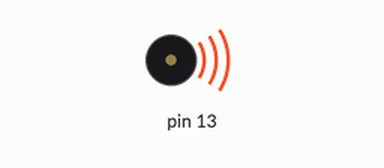
This sketch was run on a simulated Arduino Uno, built with avr-gcc and run on an emulated ATmega328P. Shown: buzzer (waves = sounding). What the sketch prints to the serial monitor is not drawn. At 16.0 s the program stops and its outputs stay as they are.

Above: at 0.3 s.
At 1.4 s:
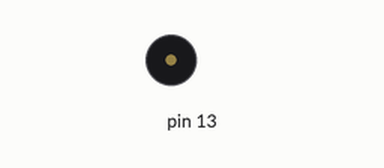
Timing chart, 0 to 6.9 s (numbered marks = the images above):
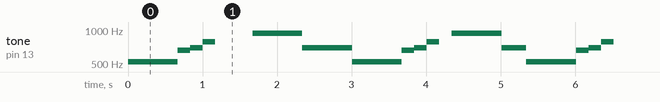

The sketch:

sketch_rttttl_test.ino
```cpp
#include <rtttl.h>

const char song_P[] PROGMEM = "Ghostbusters:d=4,o=5,b=180:4c5,4c5,8e5,8f5,8g5,8p, 4a#5,4a#5,4f5,4f5,4c5,4c5,8e5,8f5,8g5,8p,4a#5,4a#5,4f5";
//const char song_P[] PROGMEM = "dkong_level:d=4,o=5,b=200:c6,32p,8d6,8p,f6,8p,8d6,16p,8c6,16p,8d6,16p,a#";
//const char song_P[] PROGMEM = "PacMan:b=160:32b,32p,32b6,32p,32f#6,32p,32d#6,32p,32b6,32f#6,16p,16d#6,16p,32c6,32p,32c7,32p,32g6,32p,32e6,32p,32c7,32g6,16p,16e6,16p,32b,32p,32b6,32p,32f#6,32p,32d#6,32p,32b6,32f#6,16p,16d#6,16p,32d#6,32e6,32f6,32p,32f6,32f#6,32g6,32p,32g6,32g#6,32a6,32p,32b.6";
//const char song_P[] PROGMEM = "DonkeyKong:d=4,o=5,b=200:8a#,8p,8d6,16p,16f.6,16g.6,16f.6,8a#,8p,8d6,16p,16f.6,16g.6,16f.6,8a#,8p,8d6,16p,16f.6,16g.6,16f.6,8a#,8p,8d6,16p,16f.6,16g.6,16f.6";
//const char song_P[] PROGMEM = "Dambuste:d=4,o=5,b=63:4f6,8a#6,8f6,8f6,16d#6,16d6,8d#6,8f6,4d6,8f6,8d6,8d6,16c6,16a#,8a,8c6,8a#.,16c6,8d6,8g6,8f.6,16d6,4f6,8c6,8f6,16g6,16a6,8a#6,4a6,4p";
//const char song_P[] PROGMEM = "AxelF:d=4,o=5,b=125:32p,8g,8p,16a#.,8p,16g,16p,16g,8c6, 8g,8f,8g,8p,16d.6,8p,16g,16p,16g,8d#6,8d6,8a#,8g,8d6,8g6, 16g,16f,16p,16f,8d,8a#,2g,p,SS,16f6,8d6,8c6,8a#,g,8a#.,16g, 16p,16g,8c6,8g,8f,g,8d.6,16g,16p,16g,8d#6,8d6,8a#,8g,8d6, 8g6,16g,16f,16p,16f,8d,8a#,2g";
//const char song_P[] PROGMEM = "Tetris:d=4,o=5,b=200:e6,8b,8c6,8d6,16e6,16d6,8c6,8b,a,8a,8c6,e6,8d6,8c6,b,8b,8c6,d6,e6,c6,a,2a,8p,d6,8f6,a6,8g6,8f6,e6,8e6,8c6,e6,8d6,8c6,b,8b,8c6,d6,e6,c6,a,a";

unsigned long printedTime = -1;
unsigned long printedPeriod = 500;

ProgmemPlayer player(13);

void setup(void)
{
  Serial.begin(115200);
  player.setSong(song_P);
}

void loop(void)
{

  Serial.println("First Play");

  //play the song for the first time
  player.finishSong();

  Serial.println("Song rewound automatically");

  //play the tune again, this time blocking per note
  while(player.stepSong()){
    Serial.println("Second Play");
  }

  Serial.println("Song rewound automatically");

  //play the tune with no blocking
  while(player.pollSong()){
    tryPrint("Third Play");
  }

  Serial.println("Play has ended");
  while(true){
    //keep the thread in this loop - circuit now silent
  }

}

void tryPrint(String msg){
  if(millis() - printedTime > printedPeriod){
    Serial.println(msg);
    printedTime = millis();
  }
}
```

Measured:
- by itself, tone on pin 13: repeats every 5.3 s: 659 Hz 0.17 s, 698 Hz 0.17 s, 784 Hz 0.17 s, silent 0.50 s, 932 Hz 0.67 s, 698 Hz 0.67 s, 523 Hz 0.67 s, 659 Hz 0.17 s, 698 Hz 0.17 s, 784 Hz 0.17 s, silent 0.17 s, 932 Hz 0.67 s, 698 Hz 0.33 s, 523 Hz 0.67 s
